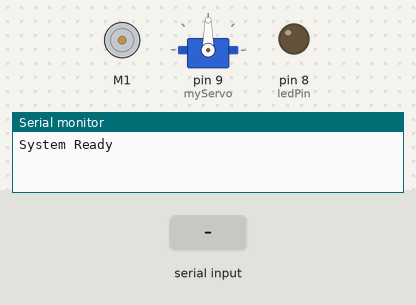
Simulated run of this sketch. Board: Arduino Uno, built with avr-gcc and run on an emulated ATmega328P. Shown: DC motor (green arrow = forward, orange = backward, longer = faster), servo, output pins drawn as LEDs (lit = HIGH), the last lines printed to the serial monitor. Inputs (shaded band) come from the test bench.

Above: at 1.2 s.
1.3 s: "1" received over Serial
At 2.3 s:
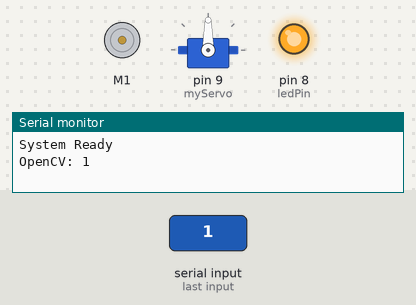
2.8 s: "3" received over the second serial link
At 3.4 s:
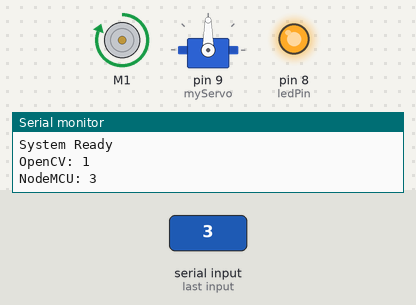
4.3 s: "2" received over Serial
At 4.6 s:
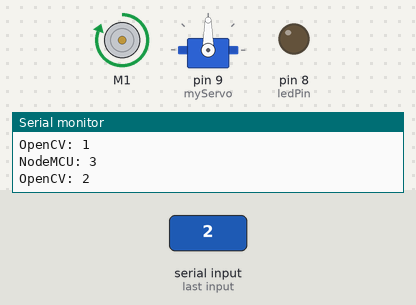
5.8 s: "5" received over the second serial link
At 6.9 s:
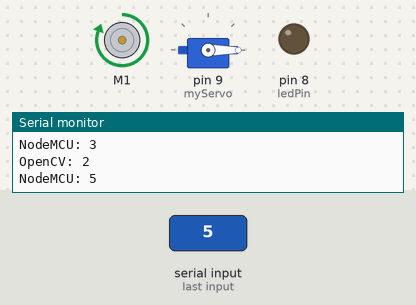
7.3 s: "4" received over Serial
At 8.1 s:
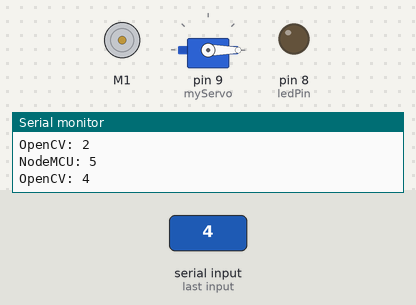
8.8 s: "1" received over the second serial link
At 9.2 s:
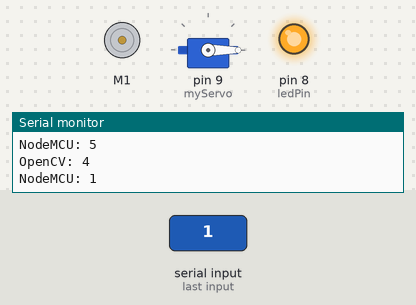
Timing chart, 0 to 11.3 s (numbered marks = the images above; inputs shaded):
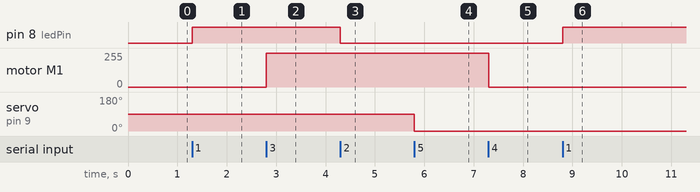

Measured:
- after the input at 1.3 s, pin 8 (ledPin): LOW → HIGH at once
- after the input at 2.8 s, motor M1: stopped → forward 255/255 at once
- after the input at 4.3 s, pin 8 (ledPin): HIGH → LOW at once
- after the input at 5.8 s, servo on pin 9 (myServo): 90° → 0° at once
- after the input at 7.3 s, motor M1: forward 255/255 → stopped at once
- after the input at 8.8 s, pin 8 (ledPin): LOW → HIGH at once

The sketch:

Arduino_Code.ino
```cpp
#include <Servo.h>
#include <AFMotor.h>
#include <SoftwareSerial.h>

AF_DCMotor motor1(1);   // Fan
Servo myServo;

const int ledPin = 8;
SoftwareSerial nodeMCU(2, 4); // RX, TX

char cmd=0;

void setup() {
  Serial.begin(9600);      // OpenCV (USB)
  nodeMCU.begin(9600);     // NodeMCU

  pinMode(ledPin, OUTPUT);

  motor1.setSpeed(255);
  motor1.run(RELEASE);

  myServo.attach(9);
  myServo.write(90);

  Serial.println("System Ready");
}

void loop() {

  // ----- NodeMCU -----
  if (nodeMCU.available()) {
    cmd = nodeMCU.read();
    Serial.print("NodeMCU: ");
    Serial.println(cmd);
    action(cmd);
  }

  // ----- OpenCV -----
  if (Serial.available()) {
    cmd = Serial.read();
    Serial.print("OpenCV: ");
    Serial.println(cmd);
    action(cmd);
  }
}

void action(char c) {
  if (c == '1') digitalWrite(ledPin, HIGH);   // LED ON
  if (c == '2') digitalWrite(ledPin, LOW);    // LED OFF
  if (c == '3') motor1.run(FORWARD);          // FAN ON
  if (c == '4') motor1.run(RELEASE);          // FAN OFF
  if (c == '5') myServo.write(0);             // SERVO 0°
  if (c == '0') myServo.write(90);            // SERVO 90°
}
```
